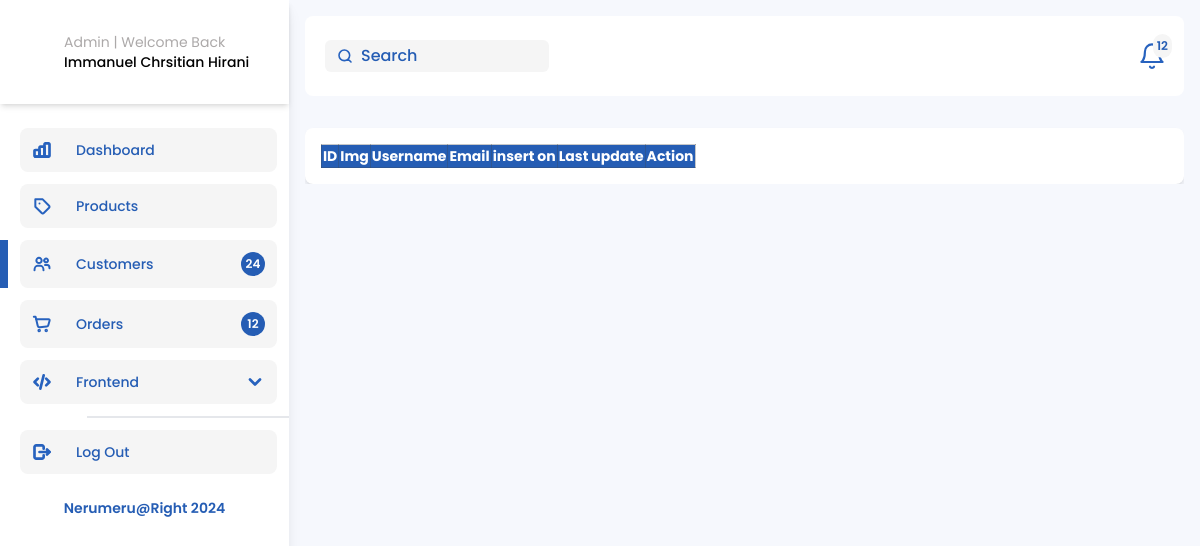
Page /Admin-Customer.php on the earlier database version.
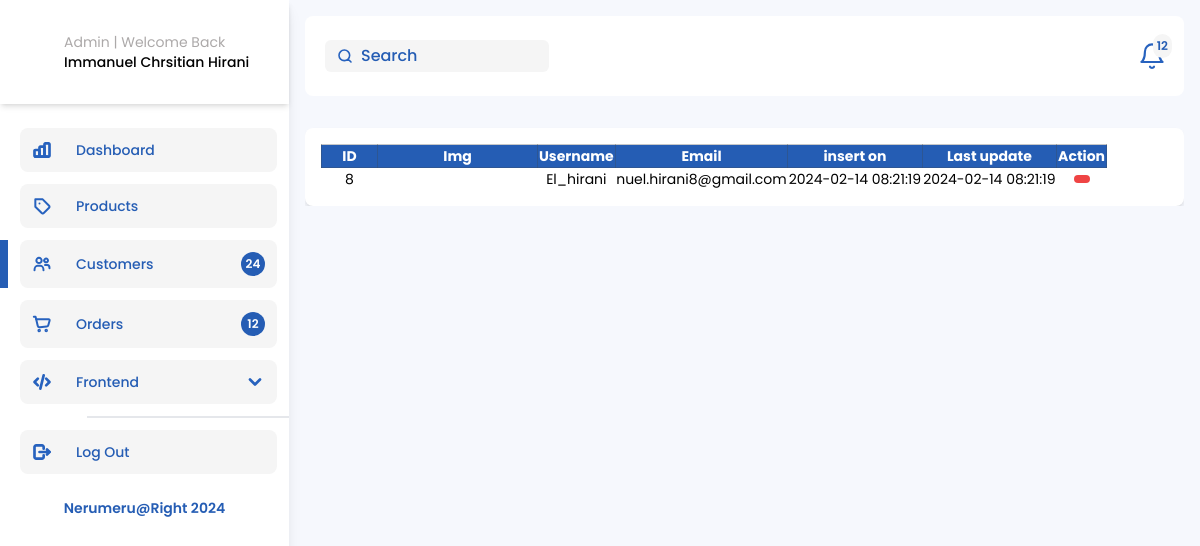
Same page on the later database version.
### tables this page shows
CREATE TABLE `user` (
  `user_id` int(11) NOT NULL,
  `user_name` varchar(100) NOT NULL,
  `user_password` varchar(100) NOT NULL,
  `user_locations` varchar(1000) NOT NULL,
  `user_phone` varchar(100) NOT NULL,
  `user_username` varchar(100) NOT NULL,
  `user_email` varchar(100) NOT NULL,
  `user_img` varchar(1000) NOT NULL,
  `insert_date` datetime NOT NULL DEFAULT current_timestamp(),
  `lastUpdate_date` datetime NOT NULL DEFAULT current_timestamp()
);

### function.php (called while the page is built, shortened)
<?php
$conn = mysqli_connect('localhost', 'root', '', 'nerumeru');
function query($query)
{
    global $conn;
    $result = mysqli_query($conn, $query);
    $rows = [];
    foreach ($result as $row) {
        $rows[] = $row;
    }
    return $rows;
}

### Admin-Customer.php (the view, shortened to what this page needs)
<?php
require "function.php";
$Users= query("SELECT * FROM user");
?>
<!doctype html>
<html lang="en">
<head>
  <link rel="stylesheet" href="./css/output.css" />
  <link rel="stylesheet" href="https://cdn.jsdelivr.net/npm/swiper@10/swiper-bundle.min.css" />
  <link rel="stylesheet" href="https://cdn.jsdelivr.net/npm/swiper@10/swiper-bundle.min.css" />
  <link rel="stylesheet" href="https://cdn.jsdelivr.net/npm/@tabler/icons-webfont@latest/tabler-icons.min.css" />
  <link href="https://cdn.datatables.net/1.13.3/css/jquery.dataTables.min.css" rel="stylesheet" />
  <link href="https://cdn.datatables.net/buttons/2.3.5/css/buttons.dataTables.min.css" rel="stylesheet" />
</head>
<body>
  <main class="my-0">
    <section class="admin relative h-screen overflow-hidden my-0">
      <div class="flex items-start justify-between">
        <?php include("sidebar.admin.php"); ?>
        <div class="flex flex-col gap-4 container">
          <header class="flex items-center bg-white rounded-lg justify-between w-full h-20 px-5">
            <div class="header-wrapper w-full flex items-center justify-between">
              <span class="relative">
                <input id="searchAdminNavbar" type="search" class="bg-white-neru px-3 rounded-md  outline-none py-1 w-[224px] pl-9 xl:text-base md:text-sm text-xs" placeholder="Search" />
              </span>
              <div id="notifications" class="relative cursor-pointer">
                <div class="badge absolute -right-2 -top-2 bg-white-neru rounded-full flex items-center justify-center p-1">
                  <h6 class="text-xs text-blue-Neru font-semibold">12</h6>
                </div>
              </div>
            </div>
          </header>
          <div class="max-h-screen w-full overflow-y-auto">
            <div id="UserData" class="container  BoxTableData bg-white rounded-lg shadow-md 3xl:h-fit 2xl:h-fit overflow-y-auto mt-4">
              <table id="myTable2" class="myTableDisplay 3xl:text-lg text-sm py-6 display nowrap table hover order-column row-border stripe">
                <thead>
                  <tr class="bg-blue-Neru text-white">
                    <th class="border-[1px] border-black-neru border-opacity-30">ID</th>
                    <th class="border-[1px] border-black-neru border-opacity-30">Img</th>
                    <th class="border-[1px] border-black-neru border-opacity-30">Username</th>
                    <th class="border-[1px] border-black-neru border-opacity-30">Email</th>
                    <th class="border-[1px] border-black-neru border-opacity-30">insert on</th>
                    <th class="border-[1px] border-black-neru border-opacity-30">Last update</th>
                    <th class="border-[1px] border-black-neru border-opacity-30">Action</th>
                  </tr>
                </thead>
                <tbody>
                  <?php foreach ($Users as $user) : ?>
                    <tr class="text-center">
                      <td class="w-14"><?= $user["user_id"] ?></td>
                      <td class="w-40"><img src="<?= $user["user_img"] ?>" class="w-fit object-contain mx-auto" alt="" /></td>
                      <td class="w-14"><?= $user["user_username"] ?></td>
                      <td class="w-14"><?= $user["user_email"] ?></td>
                      <td><?= $user["insert_date"] ?></td>
                      <td><?= $user["lastUpdate_date"] ?></td>
                      <td>
                        <span class="flex items-center gap-2 justify-center">
                          <a onclick="return confirm('Apakah Anda yakin ingin menghapus data ini?')" href="hapus.php?user_id=<?= $user["user_id"] ?>" class="HapusDataToggler text-white bg-red-500 px-2 py-1 rounded-full text-2xl cursor-pointer "><i class="ti ti-trash"></i></a>
                        </span>
                      </td>
                    </tr>
                  <?php endforeach; ?>
                </tbody>
              </table>
            </div>
          </div>
        </div>
      </div>
    </section>
  </main>
</body>
</html>

### sidebar.admin.php (shortened to what this page needs)
<div class="relative hidden h-screen shadow-lg lg:block w-96">
  <div id="SidebarAdmin" class="h-full bg-white">
    <div class="flex flex-col px-4 sticky z-20 top-0 bg-white shadow-md py-8">
      <span class="flex gap-3">
        <div class="">
        </div>
        <span class="flex flex-col">
          <h6 class="text-grey-neru md:text-sm text-xs">Admin | welcome Back</h6>
          <h6 class="font-medium md:text-sm text-xs">Immanuel Chrsitian Hirani</h6>
        </span>
      </span>
    </div>
    <nav class="mt-6 pb-5">
      <div class="flex flex-col gap-3">
        <div class="flex flex-col  DashboardNav navBarAdmin items-center justify-start w-full px-3 text-gray-800 border-l-8 border-opacity-0 transition-all ease-in-out duration-300 border-blue-Neru dark:text-white" href="#">
          <span onclick="window.location.href ='Admin-Dashboard.php';" class="cursor-pointer mx-2 text-sm font-medium w-full p-3 bg-white-neru rounded-lg flex items-center gap-6">
            <h6 class="font-medium text-blue-Neru">Dashboard</h6>
          </span>
        </div>
        <div class="flex flex-col navBarAdmin cursor-pointer items-center justify-start w-full px-3 text-gray-800 border-l-8 border-blue-Neru border-opacity-0 transition-all ease-in-out duration-300 dark:text-white" href="#">
          <span class="mx-2 text-sm font-medium w-full p-3 bg-white-neru rounded-lg flex items-center gap-6">
            <h6 class="font-medium text-blue-Neru">Products</h6>
          </span>
        </div>
        <div class="flex flex-col CustomerNav  navBarAdmin cursor-pointer items-center justify-start w-full px-3 text-gray-800 border-l-8 border-blue-Neru border-opacity-0 transition-all ease-in-out duration-300 dark:text-white" href="#">
          <span onclick="window.location.href ='Admin-Customer.php';" class="mx-2 text-sm font-medium w-full p-3 bg-white-neru rounded-lg flex items-center gap-6">
            <h6 class="font-medium text-blue-Neru">Customers</h6>
            <div class="badge bg-blue-Neru rounded-full flex items-center justify-center w-6 h-6 ms-auto">
              <h6 class="text-xs text-white font-semibold">24</h6>
            </div>
          </span>
        </div>
        <div class="flex flex-col navBarAdmin cursor-pointer items-center justify-start w-full px-3 text-gray-800 border-l-8 border-blue-Neru border-opacity-0 transition-all ease-in-out duration-300 dark:text-white" href="#">
          <span class="mx-2 text-sm font-medium w-full p-3 bg-white-neru rounded-lg flex items-center gap-6">
            <h6 class="font-medium text-blue-Neru">Orders</h6>
            <div class="badge bg-blue-Neru rounded-full flex items-center justify-center w-6 h-6 ms-auto">
              <h6 class="text-xs text-white font-semibold">12</h6>
            </div>
          </span>
        </div>
        <div class="flex flex-col FrontendNav navBarAdmin cursor-pointer items-center justify-start w-full px-3 text-gray-800 border-l-8 border-blue-Neru border-opacity-0 transition-all ease-in-out duration-300 dark:text-white relative" href="#">
          <span class="mx-2 text-sm navdrop w-full p-3 bg-white-neru rounded-lg flex items-center gap-6">
            <h6 class="font-medium text-blue-Neru">Frontend</h6>
          </span>
        </div>
        <hr class="w-[70%] border-[1px] self-end" />
        <div class="flex flex-col navBarAdmin items-center justify-start w-full px-3 z-20 text-gray-800 border-l-8 border-blue-Neru border-opacity-0 transition-all ease-in-out duration-300 dark:text-white cursor-pointer" href="#">
          <span class="mx-2 text-sm font-medium w-full p-3 bg-white-neru rounded-lg flex items-center gap-6">
            <h6 class="font-medium text-blue-Neru">Log out</h6>
          </span>
        </div>
        <h6 class="px-3 text-blue-Neru font-semibold mt-3 text-center">Nerumeru@Right 2024</h6>
      </div>
    </nav>
  </div>
</div>

Differences in the rows shown:
added user: user_id "8", user_username "El_hirani", user_email "nuel.hirani8@gmail.com", insert_date "2024-02-14 08:21:19", lastUpdate_date "2024-02-14 08:21:19"
